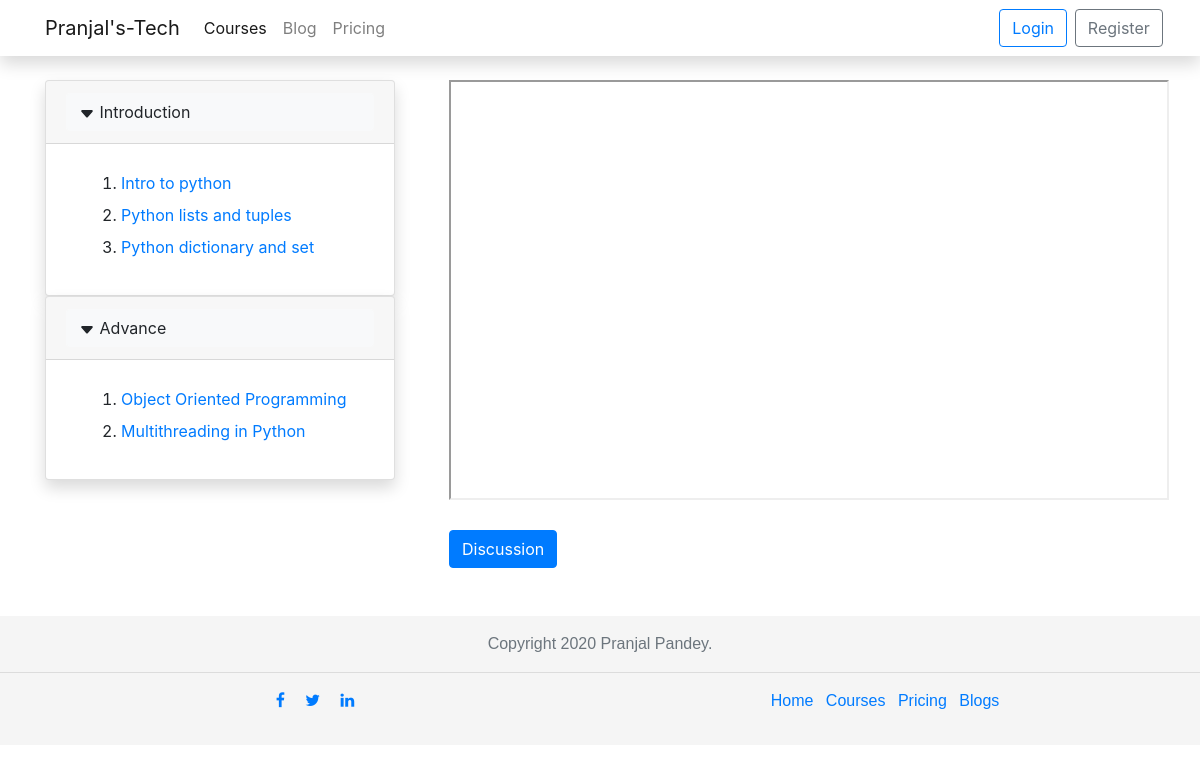
The page /course/2/2/ on the database its author committed.
### mywebsite/models.py (models this page shows, shortened)
class Section(models.Model):
    course = models.ForeignKey(Course, on_delete=models.CASCADE)
    title = models.CharField(max_length=500)

class Lesson(models.Model):
    course = models.ForeignKey(Course, on_delete=models.CASCADE)
    section = models.ForeignKey(Section, on_delete=models.CASCADE, null=True)
    title = models.CharField(max_length=500)
    video_url = models.CharField(max_length=500)
    l_types =(
        ('free', 'free'),
        ('paid', 'paid')
    )
    lesson_type = models.CharField(max_length=100, choices=l_types, default='paid')

### mywebsite/views.py (the view)
# urls.py: path('course/<int:pk>/<int:pk1>/', views.lesson_details, name='lesson_details'),
def lesson_details(request, pk, pk1):
    course = Course.objects.get(id=pk)
    lesson = Lesson.objects.get(id=pk1)
    section = Section.objects.filter(course=course)
    lessons = Lesson.objects.filter(course=course)
    comments = Comment.objects.filter(lesson=lesson).order_by('id')
    if request.method == 'POST':
        comment_form = CommentForm(request.POST)
        if comment_form.is_valid():
             content = request.POST.get('body')
             comment = Comment.objects.create(lesson=lesson, user=request.user, body=content)
             comment.save()
    else:
        comment_form = CommentForm()
    return render(request, 'mywebsite/lesson_detail.html',{
        'title': lesson.title,
        'lessons': lessons,
        'sections': section,
        'course': course,
        'current_lesson': lesson,
        'comments': comments,
        'comment_form': comment_form
    })

### mywebsite/templates/mywebsite/lesson_detail.html (shortened to what this page needs)
{% extends 'mywebsite/base.html' %}
{% load crispy_forms_tags %}
{% block content %}
<div class="container my-4">
    <div class="row">
        <div class="col-md-4">
            {% for section in sections %}
              <div class="accordion" id="accordionExample">
                <div class="card shadow">
                  <div class="card-header" id="headingOne">
                    <h2 class="mb-0">
                      <button class="btn btn-light btn-block text-left" type="button" data-toggle="collapse" data-target="#collapse{{forloop.counter}}" aria-expanded="true" aria-controls="collapse{{forloop.counter}}">
                        <svg width="1em" height="1em" viewBox="0 0 16 16" class="bi bi-caret-down-fill" fill="currentColor" xmlns="http://www.w3.org/2000/svg">
                          <path d="M7.247 11.14L2.451 5.658C1.885 5.013 2.345 4 3.204 4h9.592a1 1 0 0 1 .753 1.659l-4.796 5.48a1 1 0 0 1-1.506 0z"/>
                        </svg> {{section.title}}
                      </button>
                    </h2>
                  </div>
                  <div id="collapse{{forloop.counter}}" class="collapse show" aria-labelledby="headingOne" data-parent="#accordionExample">
                    <div class="card-body">
                      <div class="container">
                        <ol>
                        {% for lesson in lessons %}
                              {%if lesson.section == section%}
                                    <li  class="my-2"><a href="{% url 'lesson_details' course.id lesson.id %}" style="text-decoration: none;">{{lesson.title}}</a></li>
                              {% endif %}
                        {% endfor %}
                      </ol>
                      </div>
                    </div>
                  </div>
                </div>
              </div>
              {% endfor %}
        </div>
        {% if user.is_authenticated or current_lesson.lesson_type == 'free' %}
        <div class="col-md-7 mx-4">
            <iframe width="720" height="420"
                src='{{current_lesson.video_url}}'>
            </iframe>
            <div class="my-4">
              <p>
                <a class="btn btn-primary" data-toggle="collapse" href="#collapseExample" role="button" aria-expanded="false" aria-controls="collapseExample">
                  Discussion
                </a>
              </p>
            </div>
        </div>
        {% else %}
        <div class="col-md-7">
          <h4>Please Login to watch the video</h4>
        </div>
        {% endif %}
    </div>
</div>
{% endblock %}

### mywebsite/templates/mywebsite/base.html (shortened to what this page needs)
<!doctype html>
<html lang="en">
  <head>
    <link rel="stylesheet" href="https://stackpath.bootstrapcdn.com/bootstrap/4.5.2/css/bootstrap.min.css">
    <link rel="stylesheet" href="https://cdnjs.cloudflare.com/ajax/libs/font-awesome/4.7.0/css/font-awesome.min.css">
  </head>
  <body>
    {% include 'mywebsite/navbar.html' %}
    {% block content %}
    {% endblock %}
    {% include 'mywebsite/footer.html' %}
</body>
</html>

### mywebsite/templates/mywebsite/navbar.html (shortened to what this page needs)
    <nav class="navbar navbar-expand-lg navbar-light bg-transparent shadow">
        <div class="container">
        <a class="navbar-brand" href="{% url 'index' %}">Pranjal's-Tech</a>
        <div class="collapse navbar-collapse" id="navbarSupportedContent">
          <ul class="navbar-nav mr-auto">
            <li class="nav-item active">
              <a class="nav-link" href="{% url 'courses' %}">Courses</a>
            </li>
            <li class="nav-item">
              <a class="nav-link" href="{% url 'blogs' %}">Blog</a>
            </li>
            <li class="nav-item">
              <a class="nav-link" href="{% url 'pricing' %}">Pricing</a>
            </li>
          </ul>
        {% if not user.is_authenticated %}
          <ul class="navbar-nav">
            <li class="nav-item active" style="margin-right: 5%;">
              <a class="btn btn-outline-primary" data-toggle="modal" data-target="#loginModal" >Login</a>
            </li>
            <li class="nav-item">
              <a class="btn btn-outline-secondary" href="#">Register</a>
            </li>
          </ul>
{% endif %}
        </div>
    </div>
</nav>

### mywebsite/templates/mywebsite/footer.html (shortened to what this page needs)
<footer class="footer mt-auto py-3">
      <span class="text-muted">Copyright 2020 Pranjal Pandey.</span>
      <hr>
      <div class="container my-3">
          <div class="row">
              <div class="col-md-6">
                <a href="#" class="fa fa-facebook mx-2"></a>
                <a href="#" class="fa fa-twitter mx-2"></a>
                <a href="#" class="fa fa-linkedin mx-2"></a>
              </div>
              <div class="col-md-6">
                <a href="#" class="mx-1">Home</a>
                <a href="#" class="mx-1">Courses</a>
                <a href="#" class="mx-1">Pricing</a>
                <a href="#" class="mx-1">Blogs</a>
              </div>
          </div>
      </div>
</footer>

### mywebsite/templates/mywebsite/footer.html (style rules this page uses)
.footer { background-color: #f5f5f5; text-align: center; margin-top: 120px; color: #aaa; margin: 0; padding: 0; font-family: 'Quicksand', sans-serif; }

### rows shown on the page
Section: title "Introduction"
Lesson: title "Intro to python"
Lesson: title "Python lists and tuples"
Lesson: title "Python dictionary and set"
Section: title "Advance"
Lesson: title "Object Oriented Programming"
Lesson: title "Multithreading in Python"
